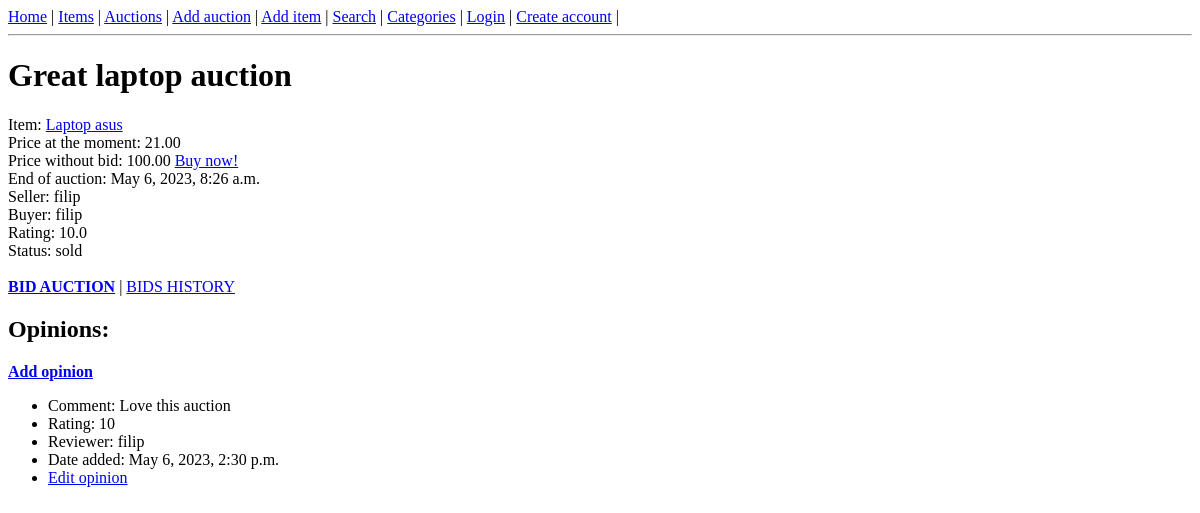
The page /auction/1 on the database as committed earlier.
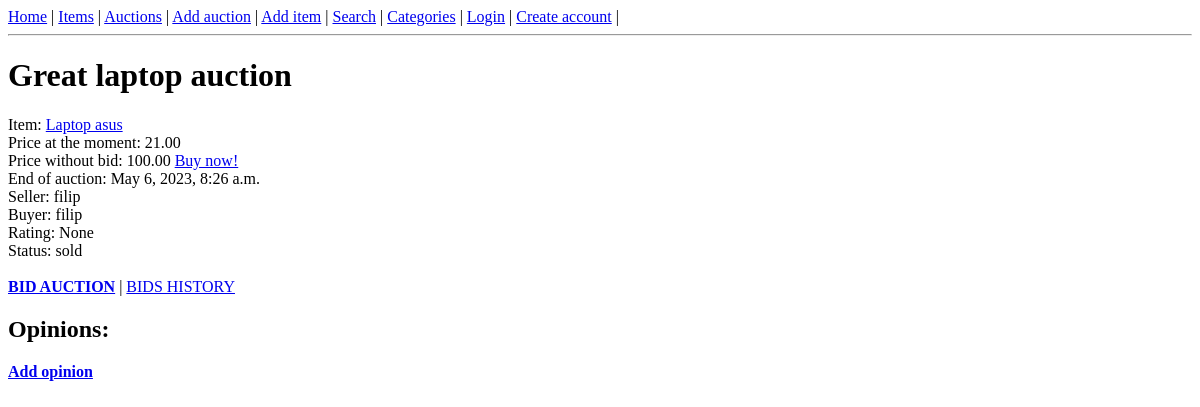
The same page on the database as committed later.
### auctions/models.py (models this page shows)
class Opinion(models.Model):
    auction = models.ForeignKey(Auction, on_delete=models.CASCADE)
    reviewer = models.ForeignKey(User, on_delete=models.CASCADE)
    rating = models.PositiveIntegerField(validators=[MinValueValidator(1), MaxValueValidator(10)])
    comment = models.TextField()
    date_created = models.DateTimeField(auto_now_add=True)
    date_edited = models.DateTimeField(auto_now=True, null=True)

### auctions/views.py (the view)
# urls.py: path('auction/<int:pk>', auctions.AuctionDetails.as_view()),
class AuctionDetails(View):
    template_name = 'auctions/auction_detail.html'
    def get(self, request, *args, **kwargs):
        pk = kwargs['pk']   # Get the primary key of the auction from the URL
        auction = Auction.objects.get(pk=pk)
        opinions = auction.opinion_set.all().order_by('-date_created')
        ratings = []
        for opinion in opinions:
            ratings.append(opinion.rating)  # Get every rating from opinion
        average_rate = average_rating(ratings)  # Count average rating
        context = {
            'auction': auction,
            'opinions': opinions,
            'average_rating': average_rate,
        }
        return render(request, self.template_name, context)

### auctions/utils.py (called while the page is built)
def average_rating(ratings):
    if len(ratings) == 0:
        return None
    ratings_sum = 0
    for rating in ratings:
        ratings_sum += rating
    return ratings_sum / len(ratings)

### auctions/templates/auctions/auction_detail.html (shortened to what this page needs)
{% extends 'auctions/base_template.html' %}
{% block content %}
<h1>{{ auction.name }}</h1>
Item: <a href="/items/{{ auction.item.id }}">{{ auction.item.name }}</a> <br>
Price at the moment: {{ auction.min_price }} <br>
{% if auction.buy_now_price %}
Price without bid: {{ auction.buy_now_price }} <a href="/buy-now/{{ auction.id }}">Buy now!</a> <br>
{% endif %}
End of auction: {{ auction.end_date }}<br>
Seller: {{ auction.seller }} <br>
Buyer: {{ auction.buyer }}<br>
Rating: {{ average_rating }} <br>
Status: {{ auction.status }} <br><br>
<a href="/bid-auction/{{ auction.id }}"><b>BID AUCTION</b></a> | <a href="/bids/{{ auction.id }}">BIDS HISTORY</a>
<h2>Opinions:</h2>
<a href="/add-opinion/{{ auction.id }}"><b>Add opinion</b></a>
{% for opinion in opinions %}
<ul>
    <li>Comment: {{ opinion.comment }}</li>
    <li>Rating: {{ opinion.rating }}</li>
    <li>Reviewer: {{ opinion.reviewer }}</li>
    <li>Date added: {{ opinion.date_created }}</li>
    <li><a href="/edit-opinion/{{ opinion.id }}">Edit opinion</a></li>
</ul>
{% endfor %}
{% endblock %}

Rows that differ between the two databases and show on the page:
removed Opinion: comment "Love this auction", rating "10", reviewer "filip", date_created "May 6, 2023, 2:30 p.m."
Other text that changed with them:
{{ average_rating }}: "10.0" → "None"
